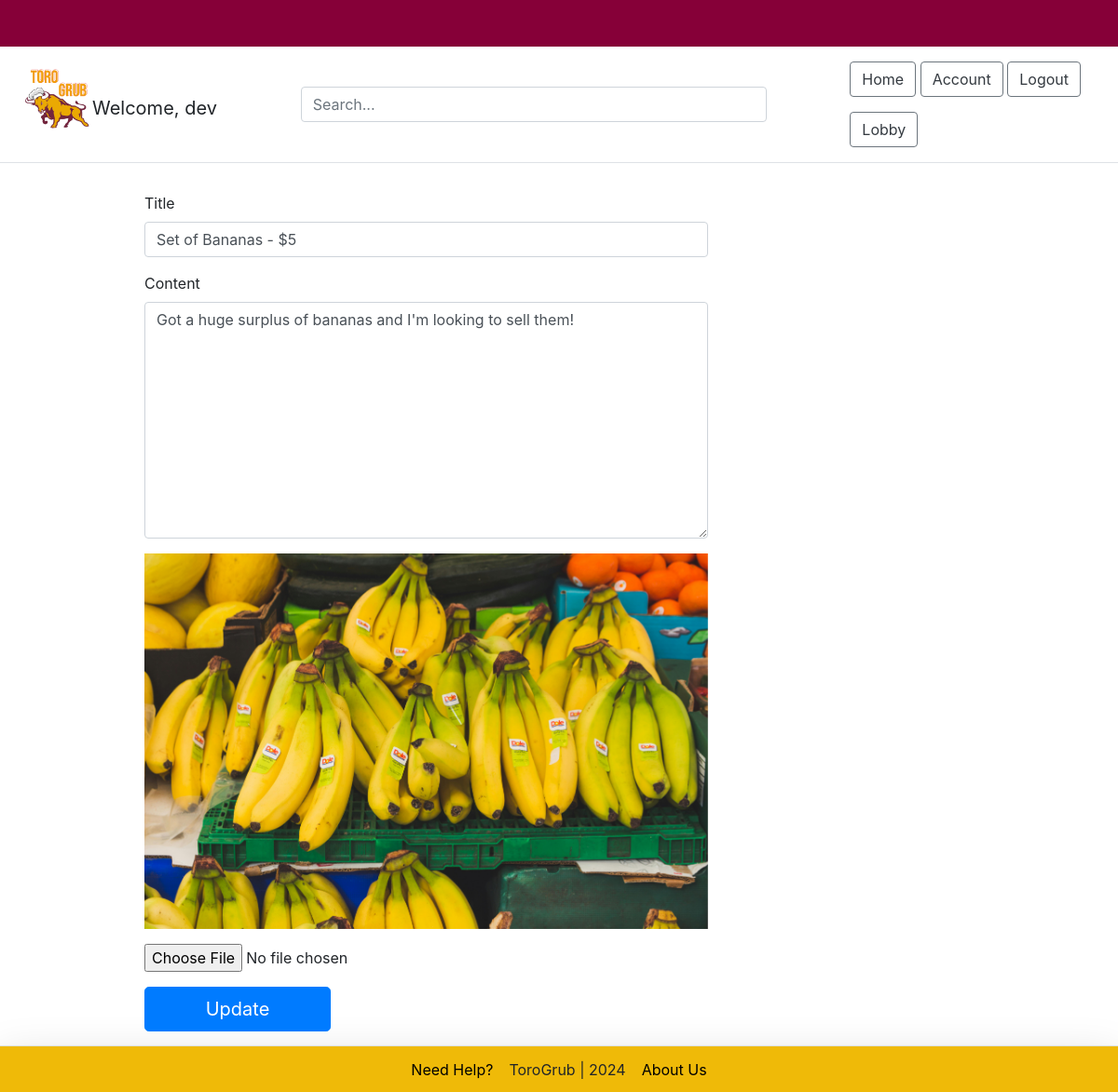
Screenshot of /post/dev-set-of-bananas-5/edit/ (signed in) with the database file from the repository.
### account/models.py (models this page shows, shortened)
class Account(AbstractBaseUser):
    email = models.EmailField(verbose_name = 'email', max_length = 60, unique = True)
    username = models.CharField(max_length = 30, unique = True)
    date_joined = models.DateTimeField(verbose_name = 'date joined', auto_now_add = True)
    last_login = models.DateTimeField(verbose_name = 'last login', auto_now = True)
    is_admin = models.BooleanField(default = False)
    is_active = models.BooleanField(default = True)
    is_staff = models.BooleanField(default = False)
    is_superuser = models.BooleanField(default = False)
    USERNAME_FIELD = 'email'
    REQUIRED_FIELDS = ['username']
    objects = MyAccountManager()

### post/models.py (models this page shows, shortened)
class Post(models.Model):
	title 					= models.CharField(max_length=50, null=False, blank=False)
	body 					= models.TextField(max_length=5000, null=False, blank=False)
	image		 			= models.ImageField(upload_to=upload_location, null=True, blank=True)
	date_published 			= models.DateTimeField(auto_now_add=True, verbose_name="date published")
	date_updated 			= models.DateTimeField(auto_now=True, verbose_name="date updated")
	author 					= models.ForeignKey(settings.AUTH_USER_MODEL, on_delete=models.CASCADE)
	slug 					= models.SlugField(blank=True, unique=True)

### post/views.py (the view, shortened to what this page needs)
# urls.py: path('<slug>/edit/', edit_post_view, name="edit"),
def edit_post_view(request, slug):
	context = {}
	user = request.user
	if not user.is_authenticated:
		return redirect("must_authenticate")
	user_post = get_object_or_404(Post, slug=slug)
	if user_post.author != user:
		return HttpResponse('You are not the author of that post.')
	form = UpdatePostForm(
			initial = {
					"title": user_post.title,
					"body": user_post.body,
					"image": user_post.image,
			}
		)
	context['form'] = form
	return render(request, 'post/edit_post.html', context)

### post/forms.py (shortened to what this page needs)
class UpdatePostForm(forms.ModelForm):
	class Meta:
		model = Post
		fields = ['title', 'body', 'image']

### post/templates/post/edit_post.html (shortened to what this page needs)
{% extends 'base.html' %}
{% block content %}
<div class="container">
	<div class="row">
		<div class="col-lg-7 offset-lg-1">
			<form class="create-form" method="post" enctype="multipart/form-data">{% csrf_token %}
				<div class="form-group">
					<label for="id_title">Title</label>
					<input class="form-control" type="text" name="title" id="id_title" placeholder="Title" value="{{form.initial.title}}" required autofocus>
				</div>
				<div class="form-group">
					<label for="id_body">Content</label>
					<textarea class="form-control" rows="10" type="text" name="body" id="id_body" placeholder="This post is about..."
					required>{{form.initial.body}}</textarea>
				</div>
				<div class="form-group image-group" id="id_image_group">
				</div>
				<input type="file" name="image" id="id_image_file" accept="image/*" onchange="readURL(this)">
				<button class="submit-button btn btn-lg btn-primary btn-block" type="submit">Update</button>
			</form>
		</div>
	</div>
</div>
{% endblock content %}

### templates/snippets/header.html (shortened to what this page needs)
{% load static %}
<div style="border: 25px solid #860038;"></div>
<div class="d-flex flex-column flex-md-row align-items-center p-3 px-md-4 mb-3 bg-white border-bottom">
    <div class = "d-flex flex-column pb-3">
        <img src = "{% static 'ToroLogo.jpg' %}" alt = 'Toro logo image' width = "75" height = "75">
    </div>
    <h5 class="my-0 mr-md-auto font-weight-normal">&nbsp;
    {% if request.user.is_authenticated %}
        <p>Welcome, {{request.user.username}}</p>
    {% endif %}
    </h5>
    <div class="search-bar mt-sm-0 mr-0">
        <form method="get">
            <input class="form-control"  type="text" name="q" id="id_q" placeholder="Search...">
        </form>
    </div>
    <nav class="my-2 my-md-0 mr-md-3 ml-auto">
        {% if request.user.is_authenticated %}
            <a class = "text-dark btn btn-outline-secondary" href = "{% url 'home' %}">Home</a>
            <a class = "text-dark btn btn-outline-secondary" href = "{% url 'account' %}">Account</a>
            <a class = "text-dark btn btn-outline-secondary" href = "{% url 'logout' %}">Logout</a></p>
            <a class = "text-dark btn btn-outline-secondary" href = "{% url 'lobby' %}">Lobby</a>
        {% else %}
            <a class = "text-dark btn btn-outline-secondary" href = "{% url 'home' %}">Home</a>
            <a class = "text-dark btn btn-outline-secondary" href = "{% url 'login' %}">Login</a>
            <a class = "btn btn-outline-primary" href = "{% url 'register' %}">Register</a>
        {% endif %}
    </nav>
</div>

### templates/snippets/header.html (style rules this page uses)
.search-bar { max-width: 500px; width: 100%; }

### post/templates/post/edit_post.html (style rules this page uses)
.create-form { width: 100%; max-width: 100%; padding: 15px; margin: auto; }
.submit-button { max-width: 200px; }
.image-group { position: relative; text-align: center; cursor:pointer; }

### rows the page displays
Account: user.username "dev"
Post: title "Set of Bananas - $5", body "Got a huge surplus of bananas and I'm looking to sell them!"
